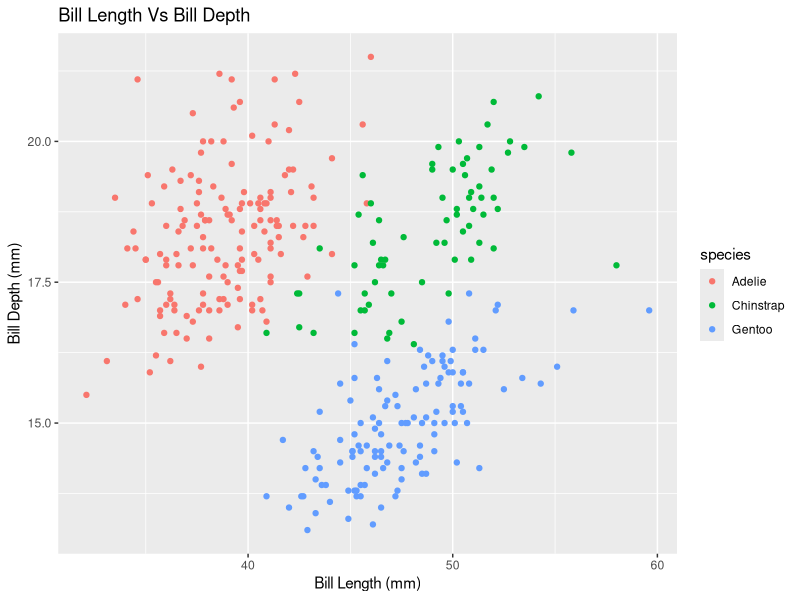
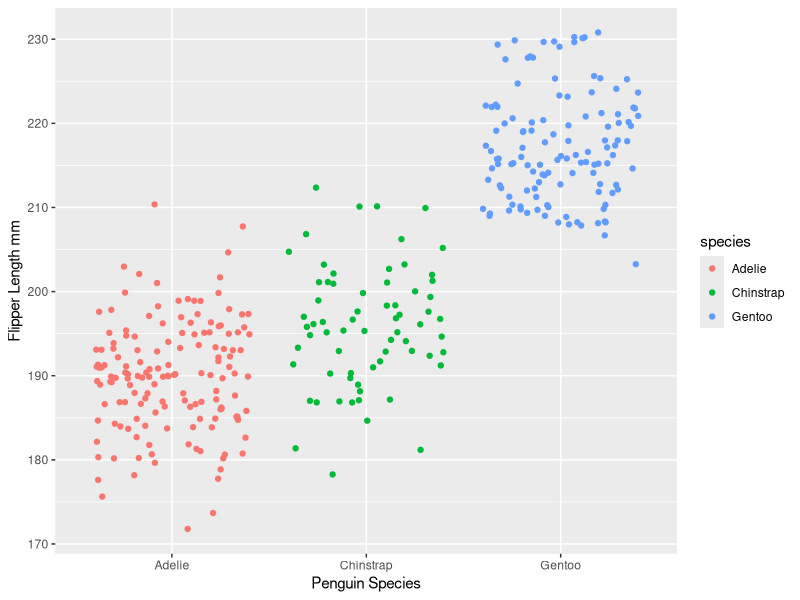
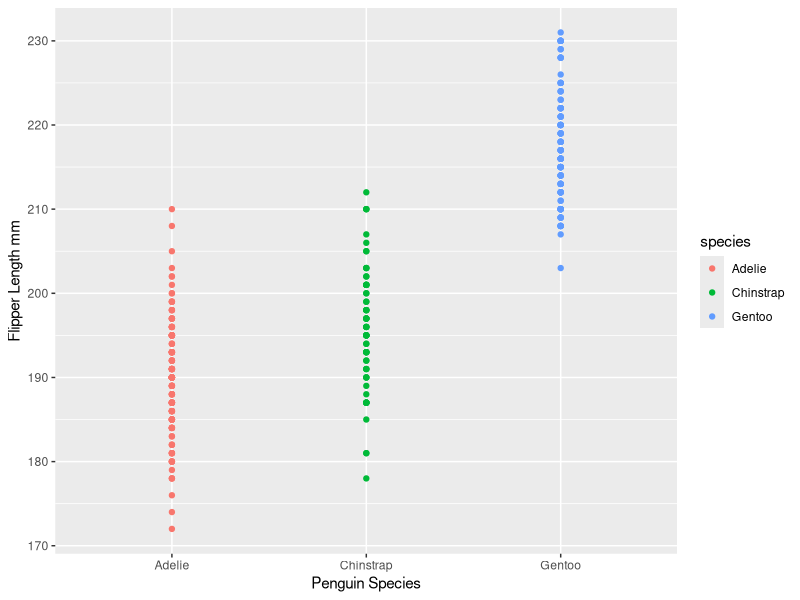

Reproduce these figures in R, in order.
## ---- chunk 1
knitr::opts_chunk$set(echo = TRUE)
library(tidyverse)
library(palmerpenguins)
## ---- chunk 2
exp_1 <- expression(x^2)
deriv_1 <- deriv(exp_1, "x")
deriv_1
x <- 3
eval(deriv_1)
## ---- chunk 3
exp_2 <- expression(2 * (3 * a + 2)^4 - 5)
deriv_2 <- deriv(exp_2, "a")
deriv_2
a <- 1.2
eval(deriv_2)
## ---- chunk 4
exp_3 <- expression(-4 * t /(t^2 + 1)^ 3)
deriv_3 <- deriv(exp_3, "t")
deriv_3
t <- 0
eval(deriv_3)
## ---- chunk 5
ggplot(data = penguins, aes(x = bill_length_mm, y = bill_depth_mm)) +
  geom_point(aes(color = species)) +
  labs(x = "Bill Length (mm)", y = "Bill Depth (mm)", title = "Bill Length Vs Bill Depth") 
## ---- chunk 6
ggplot(data = penguins, aes(x = species, y = flipper_length_mm)) +
  geom_jitter(aes(color = species)) +
  labs(x = "Penguin Species", y = "Flipper Length mm")
## ---- chunk 7
ggplot(data = penguins, aes(x = species, y = flipper_length_mm)) +
  geom_point(aes(color = species)) +
  labs(x = "Penguin Species", y = "Flipper Length mm")
